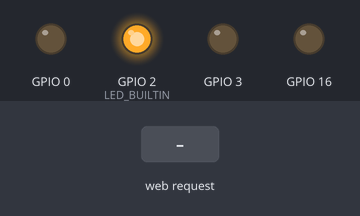
Simulated run of this sketch. Board: ESP8266 (NodeMCU). Parts: output pins drawn as LEDs (lit = HIGH, except the on-board LED, lit = LOW). The inputs (shaded band) are chosen by the test bench. WiFi joins after 1.5 s; servers stay silent unless stated; what the sketch prints to the serial monitor is not drawn.

Above: at 2.7 s.
2.8 s: HTTP request GET /ledOn received
At 4.2 s:
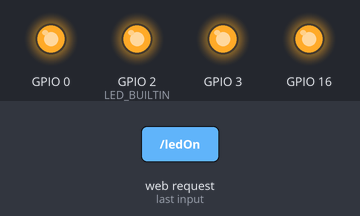
5.8 s: HTTP request GET /ledOff received
At 6.5 s:
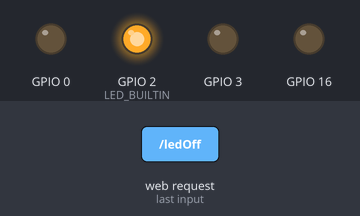
Timing chart, 0 to 8.8 s (numbered marks = the images above; inputs shaded):
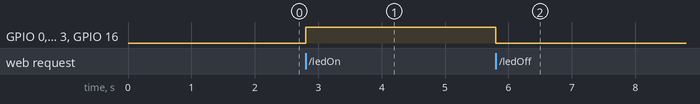

The sketch:

testserver.ino
```cpp
#include <ESP8266WiFi.h>
#include <WiFiClient.h>

//ESP Web Server Library to host a web page
#include <ESP8266WebServer.h>


//---------------------------------------------------------------
//Our HTML webpage contents in program memory
const char MAIN_page[] PROGMEM = R"=====(
<!DOCTYPE html>
<html>
<body>
<center>
<h1>WiFi LED on off demo webserver</h1><br>
Click to turn <a href="ledOn">LED ON</a><br>
Click to turn <a href="ledOff">LED OFF</a><br>
<hr>
<a href="https://circuits4you.com">www.</a>
</center>

</body>
</html>
)=====";
//---------------------------------------------------------------
//On board LED Connected to GPIO2
#define LED 2

//SSID and Password of your WiFi router
const char* ssid = "TaoLaGa49";
const char* password = "longcoi123";

//Declare a global object variable from the ESP8266WebServer class.
ESP8266WebServer server(80); //Server on port 80

//===============================================================
// This routine is executed when you open its IP in browser
//===============================================================
void handleRoot() {
 Serial.println("You called root page");
 String s = MAIN_page; //Read HTML contents
 server.send(200, "text/html", s); //Send web page
}

void handleLEDon() {
 Serial.println("LED on page");
  digitalWrite(16,HIGH);
  digitalWrite(0,HIGH);
  digitalWrite(3,HIGH);
  server.send(200, "text/html", "LED is ON"); //Send ADC value only to client ajax request
}

void handleLEDoff() {
 Serial.println("LED off page");
 digitalWrite(16,LOW);
  digitalWrite(0,LOW);
  digitalWrite(3,LOW);
 server.send(200, "text/html", "LED is OFF"); //Send ADC value only to client ajax request
}
//==============================================================
//                  SETUP
//==============================================================
void setup(void){
  Serial.begin(9600);

  WiFi.begin(ssid, password);     //Connect to your WiFi router
  Serial.println("");

  //Onboard LED port Direction output
  pinMode(LED_BUILTIN,OUTPUT);
  //Power on LED state off
   pinMode(16, OUTPUT);
   pinMode(0, OUTPUT);
   pinMode(3, OUTPUT);

  // pinMode(LED_BUILTIN, OUTPUT);
  // Wait for connection
  while (WiFi.status() != WL_CONNECTED) {
    delay(500);
    Serial.print(".");
  }

  //If connection successful show IP address in serial monitor
  Serial.println("");
  Serial.print("Connected to ");
  Serial.println(ssid);
  Serial.print("IP address: ");
  Serial.println(WiFi.localIP());  //IP address assigned to your ESP
  server.on("/", handleRoot);      //Which routine to handle at root location. This is display page
  server.on("/ledOn", handleLEDon); //as Per  <a href="ledOn">, Subroutine to be called
  server.on("/ledOff", handleLEDoff);

  server.begin();                  //Start server
  Serial.println("HTTP server started");
}
//==============================================================
//                     LOOP
//==============================================================
void loop(void){
  server.handleClient();          //Handle client requests

}
```

Measured:
- after the input at 2.8 s, GPIO 0, GPIO 3, GPIO 16: LOW → HIGH at once
- after the input at 5.8 s, GPIO 0, GPIO 3, GPIO 16: HIGH → LOW at once
